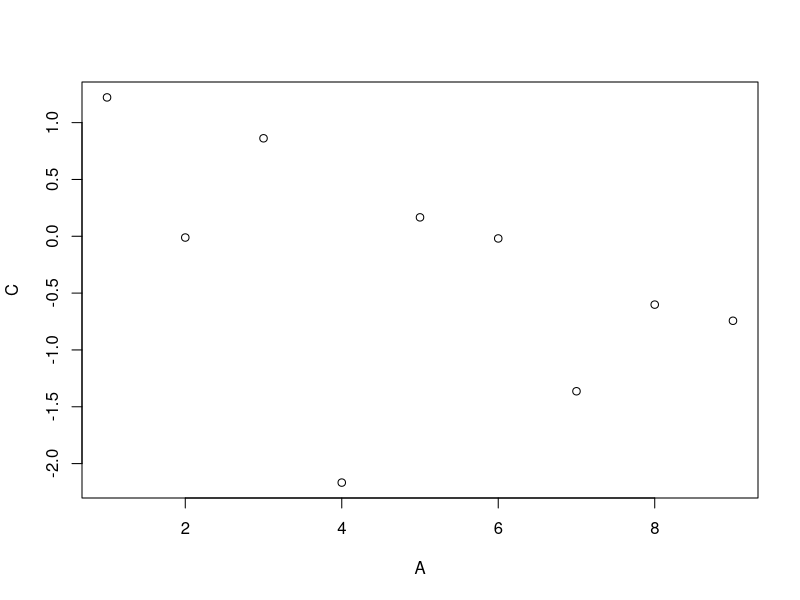

This chart was generated by the following R code:
# Data.table

# ***** Esta é a versão 2.0 deste script, atualizado em 23/05/2017 *****
# ***** Esse script pode ser executado nas versões 3.3.1, 3.3.2, 3.3.3 e 3.4.0 da linguagem R *****
# ***** Recomendamos a utilização da versão 3.4.0 da linguagem R *****

# Configurando o diretório de trabalho
# Coloque entre aspas o diretório de trabalho que você está usando no seu computador
setwd("~/Dropbox/DSA/BigDataAnalytics-R-Azure/Cap05")
getwd()

# Instalando os pacotes
install.packages("data.table")
suppressMessages(library(data.table))
?data.table

# Criando 2 vetores
vec1 <- c(1, 2, 3, 4)
vec2 <- c('Azul', 'Verde', 'Amarelo', 'Laranja')

# Criando um data.table
dt1 <- data.table(vec1, vec2)
dt1
class(dt1)

# Slicing do data.table
dt2 <- data.table(A = 1:9, B = c("Z", "W", "Q"), C = rnorm(9), D = TRUE)
dt2
dt2[3:5,]
dt2[, .(B, C)]

# Aplicando função ao data.table
dt2[, .(Total = sum(A), Mean = mean(C))]
dt2[, plot(A, C)]
dt2[, .(MySum = sum(A)), by = .(Grp = A%%2)]

# Definindo valores por grupos
dt3 <- data.table(B = c("a", "b", "c", "d", "e", "a", "b", "c", "d", "e"), 
                  val = as.integer(c(6:10, 1:5)))
dt3

# Operações com data.tables
dt4 <- data.table(A = rep(letters[2:1], each = 4L), 
                  B = rep(1:4, each = 2L), 
                  C = sample(8))

new_dt4 <- dt4[, sum(C), by = A]
class(new_dt4)
new_dt4[order(A)]

new_dt4 <- dt4[, sum(B), by = A][order(A)]
new_dt4

# Iris
dt5 <- as.data.table(iris)
dt5
dt5[, .(Sepal.Length = median(Sepal.Length),
         Sepal.Width = median(Sepal.Width),
         Petal.Length = median(Petal.Length),
         Petal.Width = median(Petal.Width)),
     by = Species]

dt5[, lapply(.SD, median), by = Species]














